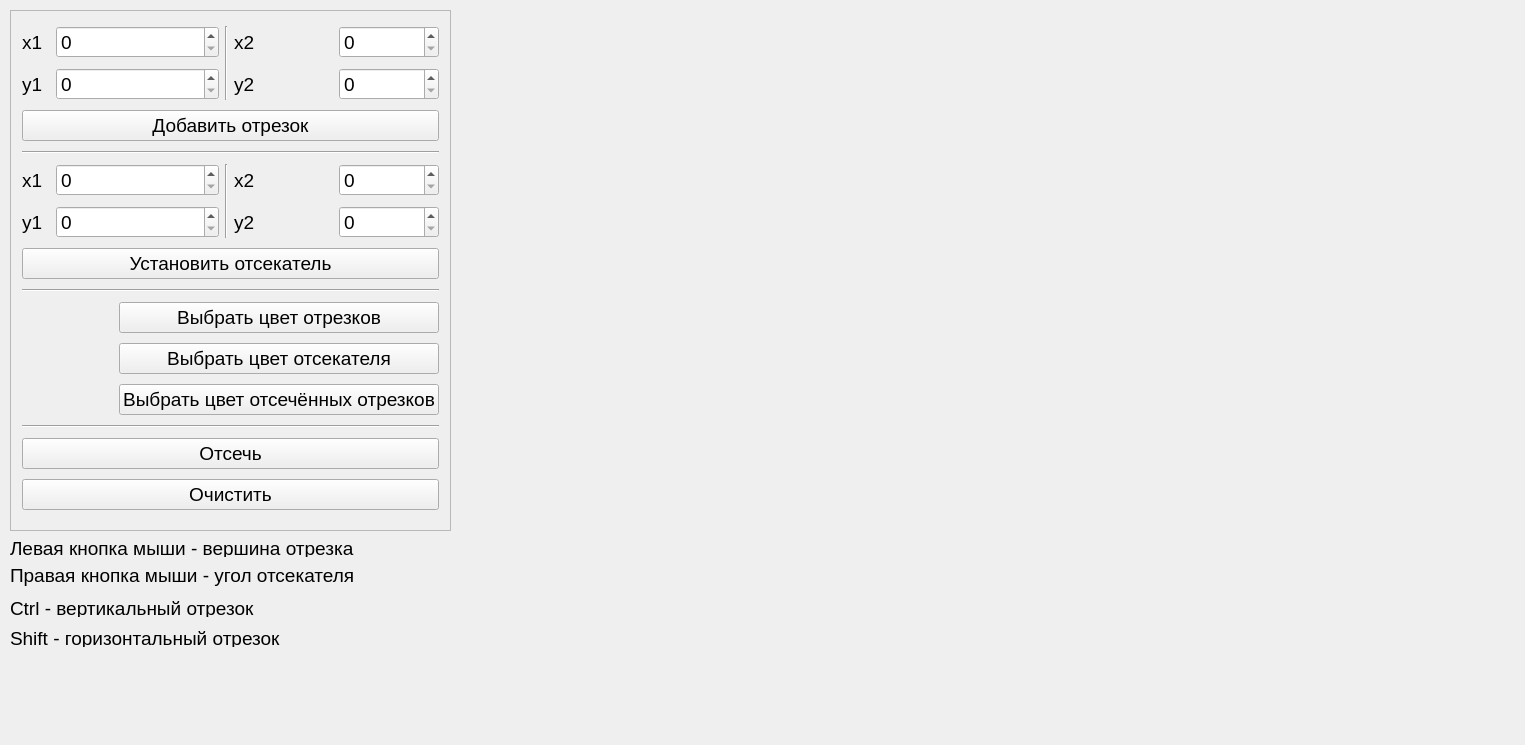
<?xml version="1.0" encoding="UTF-8"?>
<ui version="4.0">
 <class>MainWindow</class>
 <widget class="QMainWindow" name="MainWindow">
  <property name="geometry">
   <rect>
    <x>0</x>
    <y>0</y>
    <width>1525</width>
    <height>745</height>
   </rect>
  </property>
  <property name="font">
   <font>
    <pointsize>14</pointsize>
   </font>
  </property>
  <property name="windowTitle">
   <string>Лаб.№7 Реализация и изучение алгоритмов отсучени отрезка регулярным отсекателем (метод средней точки)</string>
  </property>
  <widget class="QWidget" name="centralWidget">
   <widget class="DrawLabel" name="drawLabel">
    <property name="geometry">
     <rect>
      <x>470</x>
      <y>10</y>
      <width>1101</width>
      <height>721</height>
     </rect>
    </property>
    <property name="minimumSize">
     <size>
      <width>0</width>
      <height>0</height>
     </size>
    </property>
    <property name="text">
     <string/>
    </property>
   </widget>
   <widget class="QFrame" name="frame">
    <property name="geometry">
     <rect>
      <x>10</x>
      <y>10</y>
      <width>441</width>
      <height>521</height>
     </rect>
    </property>
    <property name="frameShape">
     <enum>QFrame::StyledPanel</enum>
    </property>
    <layout class="QGridLayout" name="gridLayout">
     <item row="1" column="6">
      <widget class="QSpinBox" name="y2addLineSpinBox">
       <property name="maximum">
        <number>720</number>
       </property>
      </widget>
     </item>
     <item row="13" column="0" colspan="7">
      <widget class="QPushButton" name="clearPushButton">
       <property name="text">
        <string>Очистить</string>
       </property>
      </widget>
     </item>
     <item row="7" column="0" colspan="7">
      <widget class="Line" name="line_4">
       <property name="orientation">
        <enum>Qt::Horizontal</enum>
       </property>
      </widget>
     </item>
     <item row="4" column="1" colspan="3">
      <widget class="QSpinBox" name="x1setClipperSpinBox">
       <property name="maximum">
        <number>1200</number>
       </property>
      </widget>
     </item>
     <item row="5" column="1" colspan="3">
      <widget class="QSpinBox" name="y1setClipperSpinBox">
       <property name="maximum">
        <number>720</number>
       </property>
      </widget>
     </item>
     <item row="4" column="0">
      <widget class="QLabel" name="x1setClipperTextLabel">
       <property name="text">
        <string>x1</string>
       </property>
      </widget>
     </item>
     <item row="10" column="0" colspan="3">
      <widget class="QLabel" name="clippedLineColorLabel">
       <property name="minimumSize">
        <size>
         <width>64</width>
         <height>0</height>
        </size>
       </property>
       <property name="text">
        <string/>
       </property>
      </widget>
     </item>
     <item row="5" column="5">
      <widget class="QLabel" name="y2setClipperTextLabel">
       <property name="text">
        <string>y2</string>
       </property>
      </widget>
     </item>
     <item row="10" column="3" colspan="4">
      <widget class="QPushButton" name="setClippedLineColorPushButton">
       <property name="minimumSize">
        <size>
         <width>190</width>
         <height>0</height>
        </size>
       </property>
       <property name="text">
        <string>Выбрать цвет отсечённых отрезков</string>
       </property>
      </widget>
     </item>
     <item row="1" column="0">
      <widget class="QLabel" name="y1addLineTextLabel">
       <property name="text">
        <string>y1</string>
       </property>
      </widget>
     </item>
     <item row="12" column="0" colspan="7">
      <widget class="QPushButton" name="clipPushButton">
       <property name="text">
        <string>Отсечь</string>
       </property>
      </widget>
     </item>
     <item row="0" column="6">
      <widget class="QSpinBox" name="x2addLineSpinBox">
       <property name="maximum">
        <number>1200</number>
       </property>
      </widget>
     </item>
     <item row="0" column="0">
      <widget class="QLabel" name="x1addLineTextLabel">
       <property name="text">
        <string>x1</string>
       </property>
      </widget>
     </item>
     <item row="0" column="5">
      <widget class="QLabel" name="x2addLineTextLabel">
       <property name="text">
        <string>x2</string>
       </property>
      </widget>
     </item>
     <item row="0" column="4" rowspan="2">
      <widget class="Line" name="line">
       <property name="orientation">
        <enum>Qt::Vertical</enum>
       </property>
      </widget>
     </item>
     <item row="0" column="1" colspan="3">
      <widget class="QSpinBox" name="x1addLineSpinBox">
       <property name="maximum">
        <number>1200</number>
       </property>
      </widget>
     </item>
     <item row="5" column="6">
      <widget class="QSpinBox" name="y2setClipperSpinBox">
       <property name="maximum">
        <number>720</number>
       </property>
      </widget>
     </item>
     <item row="11" column="0" colspan="7">
      <widget class="Line" name="line_5">
       <property name="orientation">
        <enum>Qt::Horizontal</enum>
       </property>
      </widget>
     </item>
     <item row="6" column="0" colspan="7">
      <widget class="QPushButton" name="setClipperPushButton">
       <property name="text">
        <string>Установить отсекатель</string>
       </property>
      </widget>
     </item>
     <item row="5" column="0">
      <widget class="QLabel" name="y1setClipperTextLabel">
       <property name="text">
        <string>y1</string>
       </property>
      </widget>
     </item>
     <item row="4" column="4" rowspan="2">
      <widget class="Line" name="line_2">
       <property name="orientation">
        <enum>Qt::Vertical</enum>
       </property>
      </widget>
     </item>
     <item row="9" column="3" colspan="4">
      <widget class="QPushButton" name="setClipperColorPushButton">
       <property name="text">
        <string>Выбрать цвет отсекателя</string>
       </property>
      </widget>
     </item>
     <item row="1" column="5">
      <widget class="QLabel" name="y2addLineTextLabel">
       <property name="text">
        <string>y2</string>
       </property>
      </widget>
     </item>
     <item row="1" column="1" colspan="3">
      <widget class="QSpinBox" name="y1addLineSpinBox">
       <property name="maximum">
        <number>720</number>
       </property>
      </widget>
     </item>
     <item row="2" column="0" colspan="7">
      <widget class="QPushButton" name="addLinePushButton">
       <property name="text">
        <string>Добавить отрезок</string>
       </property>
      </widget>
     </item>
     <item row="4" column="6">
      <widget class="QSpinBox" name="x2setClipperSpinBox">
       <property name="maximum">
        <number>1200</number>
       </property>
      </widget>
     </item>
     <item row="9" column="0" colspan="3">
      <widget class="QLabel" name="clipperColorLabel">
       <property name="minimumSize">
        <size>
         <width>64</width>
         <height>0</height>
        </size>
       </property>
       <property name="frameShape">
        <enum>QFrame::NoFrame</enum>
       </property>
       <property name="text">
        <string/>
       </property>
      </widget>
     </item>
     <item row="4" column="5">
      <widget class="QLabel" name="x2setClipperTextLabel">
       <property name="text">
        <string>x2</string>
       </property>
      </widget>
     </item>
     <item row="3" column="0" colspan="7">
      <widget class="Line" name="line_3">
       <property name="orientation">
        <enum>Qt::Horizontal</enum>
       </property>
      </widget>
     </item>
     <item row="8" column="0" colspan="3">
      <widget class="QLabel" name="lineBaseColorLabel">
       <property name="minimumSize">
        <size>
         <width>64</width>
         <height>0</height>
        </size>
       </property>
       <property name="text">
        <string/>
       </property>
      </widget>
     </item>
     <item row="8" column="3" colspan="4">
      <widget class="QPushButton" name="setLineBaseColorPushButton">
       <property name="text">
        <string>Выбрать цвет отрезков</string>
       </property>
      </widget>
     </item>
    </layout>
   </widget>
   <widget class="QLabel" name="label">
    <property name="geometry">
     <rect>
      <x>10</x>
      <y>540</y>
      <width>391</width>
      <height>17</height>
     </rect>
    </property>
    <property name="text">
     <string>Левая кнопка мыши - вершина отрезка</string>
    </property>
   </widget>
   <widget class="QLabel" name="label_2">
    <property name="geometry">
     <rect>
      <x>10</x>
      <y>560</y>
      <width>371</width>
      <height>31</height>
     </rect>
    </property>
    <property name="text">
     <string>Правая кнопка мыши - угол отсекателя</string>
    </property>
   </widget>
   <widget class="QLabel" name="label_3">
    <property name="geometry">
     <rect>
      <x>10</x>
      <y>600</y>
      <width>371</width>
      <height>17</height>
     </rect>
    </property>
    <property name="text">
     <string>Ctrl - вертикальный отрезок</string>
    </property>
   </widget>
   <widget class="QLabel" name="label_4">
    <property name="geometry">
     <rect>
      <x>10</x>
      <y>630</y>
      <width>341</width>
      <height>17</height>
     </rect>
    </property>
    <property name="text">
     <string>Shift - горизонтальный отрезок</string>
    </property>
   </widget>
  </widget>
 </widget>
 <layoutdefault spacing="6" margin="11"/>
 <customwidgets>
  <customwidget>
   <class>DrawLabel</class>
   <extends>QLabel</extends>
   <header>drawlabel.h</header>
  </customwidget>
 </customwidgets>
 <resources/>
 <connections/>
</ui>
